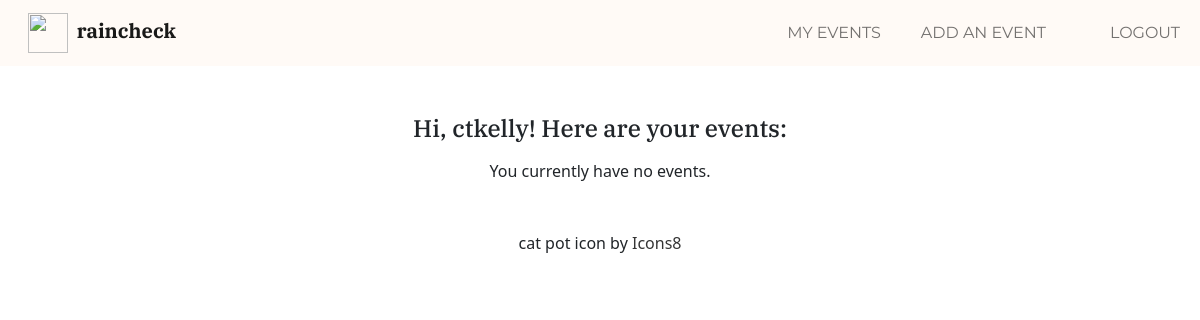
Before: /events/ (signed in) with the older database file.
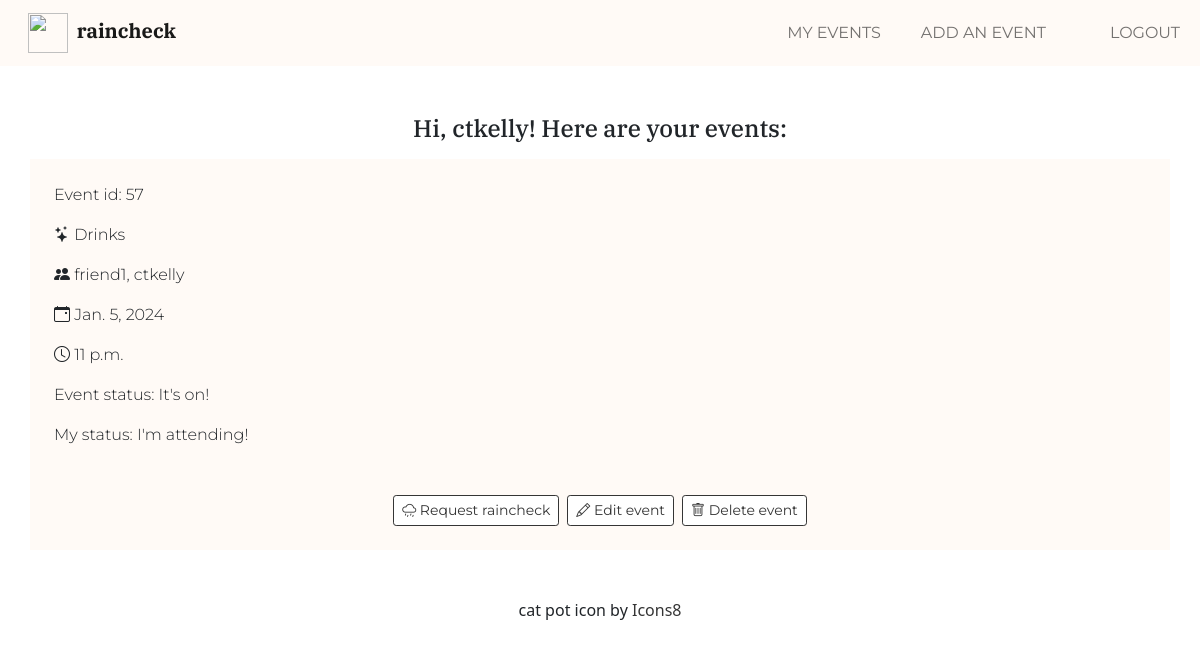
After: the same page with the newer database file.
### events/models.py (models this page shows, shortened)
class Event(models.Model):
    ACTIVE = 1
    INACTIVE = 0
    title = models.CharField(max_length=100, blank=False)
    invitee = models.ForeignKey(settings.AUTH_USER_MODEL, on_delete=models.CASCADE, related_name='event_invitee')
    date = models.DateField(
        auto_now=False,
        auto_now_add=False,
        blank=False,
        validators=[MinValueValidator(date.today() + timedelta(days=1))],  # Event must be +1 day in the future
    )
    time = models.TimeField(
        auto_now=False,
        auto_now_add=False,
        blank=False,
    )
    status = models.IntegerField(default=ACTIVE)
    owner = models.ForeignKey(settings.AUTH_USER_MODEL, on_delete=models.CASCADE, related_name='event_owner')
    @property  # Adding @property allows us to call display_status without ()  def get_display_status
    def display_status(self):  # A noun. A computed property. Just checks, returns, doesn't do anything.
        if self.status == self.ACTIVE:
            return "It's on!"
        else:
            return "Raincheck granted!"

class Invitation(models.Model):
    invitee = models.ForeignKey(settings.AUTH_USER_MODEL, on_delete=models.CASCADE)
    event = models.ForeignKey(Event, on_delete=models.CASCADE)
    response = models.BooleanField(default=True)
    @property
    def invitation_status(self):
        if self.response:
            return "My status: I'm attending!"
        elif self.event.status == Event.INACTIVE:
            return ""
        else:
            return "My status: Requested a raincheck..."

### events/views.py (the view)
# urls.py: path('', views.MainEventView.as_view(), name='all'),
class MainEventView(LoginRequiredMixin, View):
    template_name = 'events/event_list.html'
    def get(self, request, *args, **kwargs):
        today = date.today()
        el = Event.objects.filter(
            Q(owner=self.request.user) |
            Q(invitee=self.request.user),
            date__gte=today
        ).order_by('date')
        ctx = {'event_list': el}
        return render(request, 'events/event_list.html', ctx)

### events/templates/events/event_list.html (shortened to what this page needs)
{% extends "home/base.html" %}
{% load static %}
{% block content %}
    <h4 class="text-center serif mt-5 mb-3">Hi, {{ user.username }}! Here are your events:</h4>
{% if event_list %}
    {% for event in event_list %}
        <div class="<border bg-primary montserrat fw-light container mb-5 p-4 events" data-event-id="{{ event.id }}" data-event-status="{{ event.status }}">
            <p>Event id: {{ event.id }}</p>
            <p><i class="bi bi-stars"></i> {{ event.title }}</p>
            <p><i class="bi bi-people-fill"></i> {{ event.invitee }}, {{ event.owner }}</p>
            <p><i class="bi bi-calendar-event"></i> {{ event.date }}</p>
            <p><i class="bi bi-clock"></i> {{ event.time }}</p>
            <p class="event-status-message">Event status: {{ event.display_status }}</p>
            <p class="invitation-status">
                {% for invitation in event.invitation_set.all %}
                    {% if invitation.invitee == request.user %}
                        {{ invitation.invitation_status }}
                    {% endif %}
                {% endfor %}
            </p>
            <div class="container mt-5 text-center montserrat">
                <div class="d-flex justify-content-center align-items-center">
                    <div>
                        {% for invitation in event.invitation_set.all %}
                            {% if invitation.invitee == request.user %}
                                {% if invitation.response == True %}
                                    <a href="{% url 'events:invitation_update' invitation.id %}"
                                       class="btn btn-light btn-outline-dark btn-sm">
                                        <i class="bi bi-cloud-drizzle"></i> Request raincheck</a>
                                {%  endif %}
                            {% endif %}
                        {% endfor %}
                    </div>
                    <div>
                        {% if event.owner == user and event.status == event.ACTIVE %}
                            <a href="{% url 'events:event_update' event.id %}"
                                class="btn btn-light btn-outline-dark btn-sm ms-2 me-2">
                                <i class="bi bi-pencil"></i> Edit event</a>
                        {% endif %}
                    </div>
                    <div>
                        {% if event.owner == user %}
                            <a href="{% url 'events:event_delete' event.id %}"
                                class="btn btn-light btn-outline-dark btn-sm">
                                <i class="bi bi-trash"></i> Delete event</a>
                        {% endif %}
                    </div>
                </div>
            </div>
        </div>
    {% endfor %}
{% else %}
    <p class="text-center mt-3">You currently have no events.</p>
{% endif %}
{% endblock %}

### home/templates/home/base.html (shortened to what this page needs)
{% load static %}
<!DOCTYPE html>
<html lang="en">
    <head>
        <link href="{% static 'css/main.css' %}" rel="stylesheet" type="text/css">
        <link rel="stylesheet" href="https://cdn.jsdelivr.net/npm/bootstrap-icons@1.6.1/font/bootstrap-icons.css">
    </head>
    <body>
            <nav class="navbar navbar-light bg-primary navbar-expand-md">
                <div class="container-fluid">
                    <a class="navbar-brand ms-3 fw-bold serif" href="{% url 'home:home' %}">
                        <img src="https://img.icons8.com/cotton/64/000000/cat-pot.png" width="40" height="40" class="me-1"/>
                        raincheck
                    </a>
                    <div class="collapse navbar-collapse justify-content-end"
                         id="main-nav">
                        <ul class="navbar-nav navbar-light montserrat">
                            <li class="nav-item">
                                <a class="nav-link me-4 fs-6" href="{% url 'events:all' %}">MY EVENTS</a>
                            </li>
                            <li class="nav-item">
                                <a class="nav-link me-5 fs-6" href="{% url 'events:event_create' %}">ADD AN EVENT</a>
                            </li>
                            {% if user.is_authenticated %}
                                <li class="nav-item">
                                    <a class="nav-link fs-6" href="{% url 'logout' %}?next={% url 'home:home' %}">LOGOUT</a>
                            {% else %}
                                    <a class="nav-link fs-6" href="{% url 'login' %}?next={% url 'events:all' %}">LOGIN</a>
                            {% endif %}
                                </li>
                        </ul>
                    </div>
                </div>
            </nav>
        {% block content %}{% endblock %}
    <p class="text-center mt-5 fw-lighter fs-6">
        cat pot icon by
        <a href="https://icons8.com/icon/121169/cat-pot" class="text-decoration-none text-dark">
            Icons8
        </a>
    </p>
    </body>
</html>

Changed rows visible on the page:
added Event: id "57", title "Drinks", invitee "friend1", owner "ctkelly", date "Jan. 5, 2024", time "11 p.m.", display_status "It's on!", shows "Edit event", shows "Delete event"
added Invitation: invitation_status "My status: I'm attending!", shows "Request raincheck"
Other visible differences:
text no longer shown: "You currently have no events."
